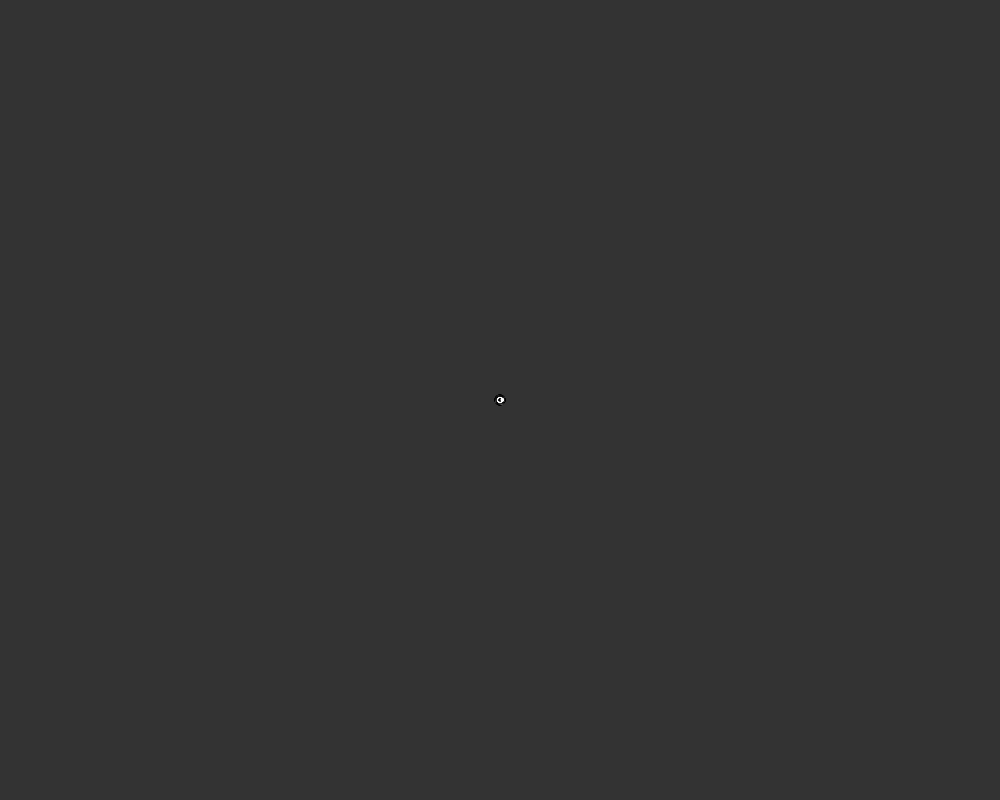
Frame 1 (no input)
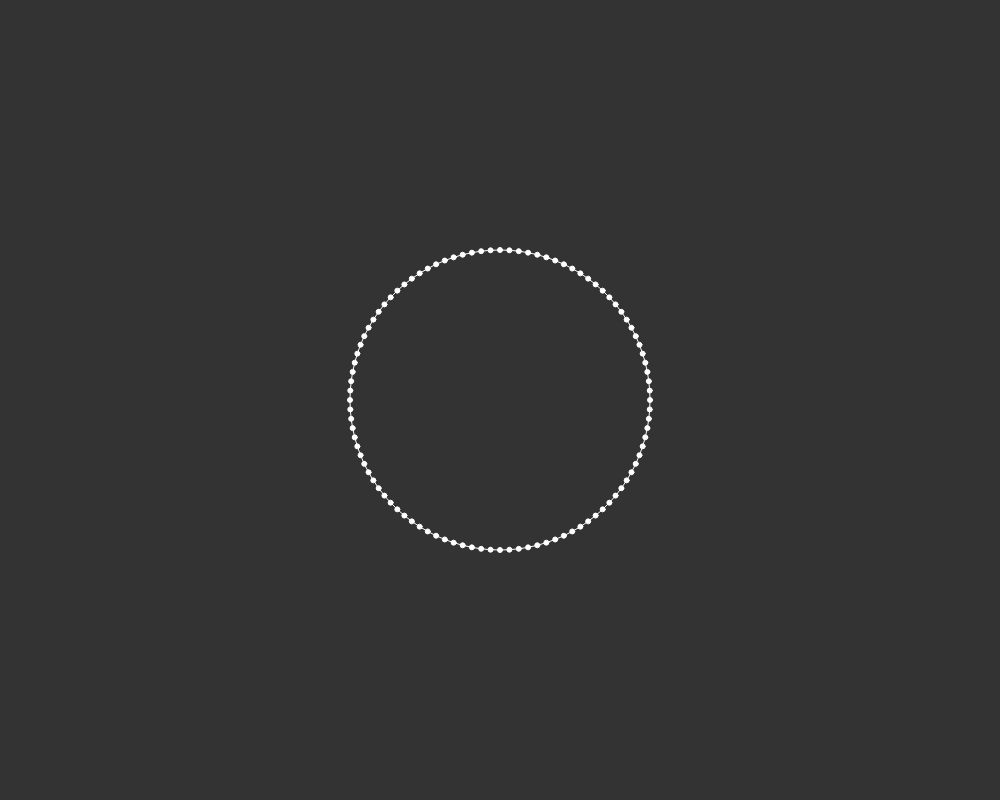
Frame 60 (no input)
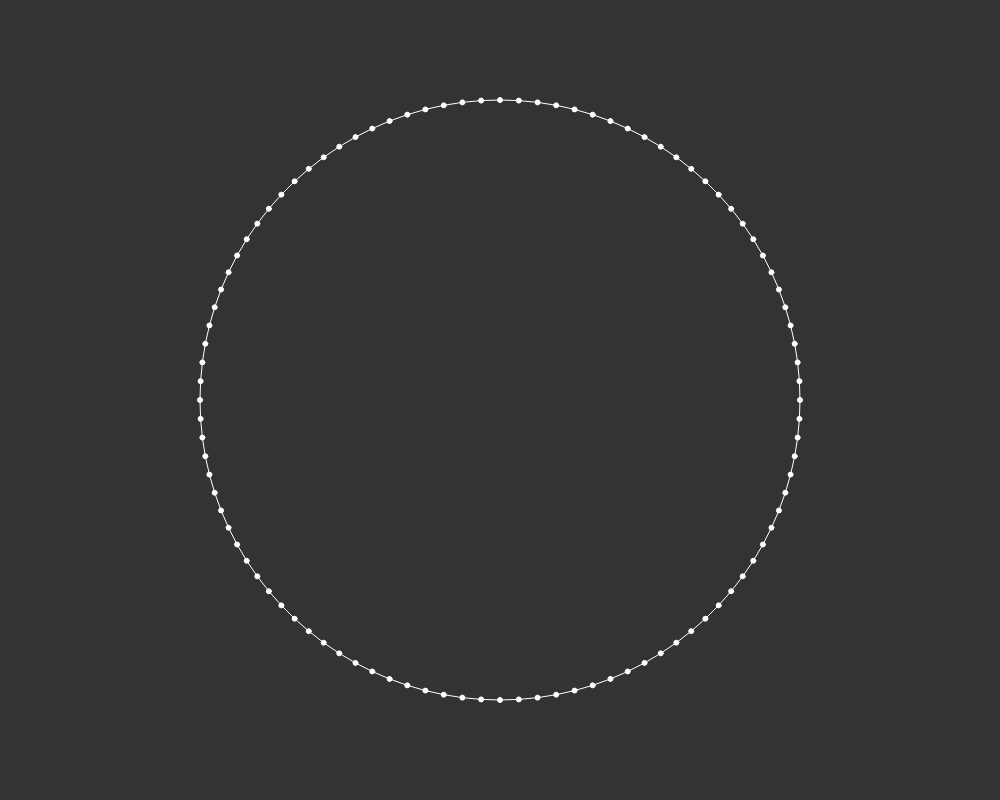
Frame 120 (the mouse pressed at the canvas centre since frame 60)

The p5.js sketch that drew these frames (run headless with seeded random() and noise() and a simulated clock; from frame 60 on, the mouse is pressed at the canvas centre):

// p5.js sketch
// ── sketch.js
var particles = [];
function setup() {
  width = 1000;
	height = 800;
  createCanvas(width, height);
  amt = 100;

  for (var i=0; i<amt; i++){
    particles[i] = new Particle(createVector(width/2, height/2), 2*PI*i/amt);
  }
}

function draw() {
  background(51);


  for (var i=0; i<amt; i++){
    particles[i].update();
    particles[i].render();
  }


  for (var i=1; i<amt; i++){
    stroke(255);
    line(particles[i-1].pos.x, particles[i-1].pos.y, particles[i].pos.x, particles[i].pos.y);
  }
  line(particles[0].pos.x, particles[0].pos.y, particles[amt-1].pos.x, particles[amt-1].pos.y);

}

function Particle(pos, dir){
  this.vel = convertDir(dir); //Transforms directional angle into cartesian velocity
  this.pos = pos; //Vector

  this.update = function(){
    if (this.pos.x<0){
      this.vel.rotate(2*this.vel.angleBetween(createVector(0,-1)));
    };
    if (this.pos.x>width){
      this.vel.rotate(2*this.vel.angleBetween(createVector(0,1)));
    };
    if (this.pos.y<0){
      this.vel.rotate(2*this.vel.angleBetween(createVector(1,0)));
    };
    if (this.pos.y>height){
      this.vel.rotate(2*this.vel.angleBetween(createVector(-1,0)));
    };

    this.pos.add(this.vel);
  }

  this.render = function(){
    fill(255);
    ellipse(this.pos.x, this.pos.y, 5); //Creates particle of size two at this new position
  }


}

function convertDir(dir){ //Given an angle, converts it into a standardised vector representing that same direction
  ang = dir;
  return createVector(2.5*cos(dir), 2.5*sin(dir));
}
